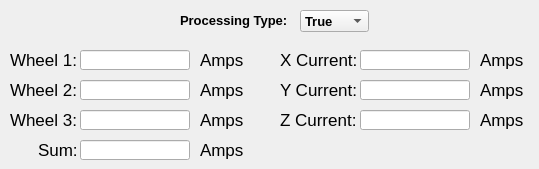
       <widget class="QWidget" name="tab_current">
        <attribute name="title">
         <string>Current</string>
        </attribute>
        <widget class="QComboBox" name="combobox_currentprocesstype">
         <property name="geometry">
          <rect>
           <x>300</x>
           <y>10</y>
           <width>69</width>
           <height>22</height>
          </rect>
         </property>
         <property name="font">
          <font>
           <pointsize>10</pointsize>
           <weight>75</weight>
           <bold>true</bold>
          </font>
         </property>
         <item>
          <property name="text">
           <string>True</string>
          </property>
         </item>
         <item>
          <property name="text">
           <string>Avg</string>
          </property>
         </item>
        </widget>
        <widget class="QLabel" name="NULL_label_17">
         <property name="geometry">
          <rect>
           <x>180</x>
           <y>10</y>
           <width>120</width>
           <height>20</height>
          </rect>
         </property>
         <property name="font">
          <font>
           <pointsize>10</pointsize>
           <weight>75</weight>
           <bold>true</bold>
          </font>
         </property>
         <property name="text">
          <string>Processing Type:</string>
         </property>
        </widget>
        <widget class="QLabel" name="NULL_label_38">
         <property name="geometry">
          <rect>
           <x>480</x>
           <y>110</y>
           <width>50</width>
           <height>20</height>
          </rect>
         </property>
         <property name="font">
          <font>
           <pointsize>13</pointsize>
           <weight>50</weight>
           <bold>false</bold>
          </font>
         </property>
         <property name="text">
          <string>Amps</string>
         </property>
        </widget>
        <widget class="QLabel" name="NULL_label_12">
         <property name="geometry">
          <rect>
           <x>280</x>
           <y>80</y>
           <width>80</width>
           <height>20</height>
          </rect>
         </property>
         <property name="font">
          <font>
           <pointsize>13</pointsize>
           <weight>50</weight>
           <bold>false</bold>
          </font>
         </property>
         <property name="text">
          <string>Y Current:</string>
         </property>
        </widget>
        <widget class="QLineEdit" name="lineedit_currentz">
         <property name="geometry">
          <rect>
           <x>360</x>
           <y>110</y>
           <width>110</width>
           <height>20</height>
          </rect>
         </property>
         <property name="font">
          <font>
           <family>OCR A Extended</family>
           <pointsize>10</pointsize>
           <weight>50</weight>
           <bold>false</bold>
          </font>
         </property>
         <property name="text">
          <string/>
         </property>
         <property name="readOnly">
          <bool>true</bool>
         </property>
        </widget>
        <widget class="QLabel" name="NULL_label_7">
         <property name="geometry">
          <rect>
           <x>280</x>
           <y>110</y>
           <width>80</width>
           <height>20</height>
          </rect>
         </property>
         <property name="font">
          <font>
           <family>MS Shell Dlg 2</family>
           <pointsize>13</pointsize>
           <weight>50</weight>
           <bold>false</bold>
          </font>
         </property>
         <property name="text">
          <string>Z Current:</string>
         </property>
        </widget>
        <widget class="QLineEdit" name="lineedit_currentx">
         <property name="geometry">
          <rect>
           <x>360</x>
           <y>50</y>
           <width>110</width>
           <height>20</height>
          </rect>
         </property>
         <property name="font">
          <font>
           <family>OCR A Extended</family>
           <pointsize>10</pointsize>
           <weight>50</weight>
           <bold>false</bold>
          </font>
         </property>
         <property name="text">
          <string/>
         </property>
         <property name="readOnly">
          <bool>true</bool>
         </property>
        </widget>
        <widget class="QLabel" name="NULL_label_15">
         <property name="geometry">
          <rect>
           <x>280</x>
           <y>50</y>
           <width>80</width>
           <height>20</height>
          </rect>
         </property>
         <property name="font">
          <font>
           <pointsize>13</pointsize>
           <weight>50</weight>
           <bold>false</bold>
          </font>
         </property>
         <property name="text">
          <string>X Current:</string>
         </property>
        </widget>
        <widget class="QLineEdit" name="lineedit_currenty">
         <property name="geometry">
          <rect>
           <x>360</x>
           <y>80</y>
           <width>110</width>
           <height>20</height>
          </rect>
         </property>
         <property name="font">
          <font>
           <family>OCR A Extended</family>
           <pointsize>10</pointsize>
           <weight>50</weight>
           <bold>false</bold>
          </font>
         </property>
         <property name="text">
          <string/>
         </property>
         <property name="readOnly">
          <bool>true</bool>
         </property>
        </widget>
        <widget class="QLabel" name="NULL_label_39">
         <property name="geometry">
          <rect>
           <x>480</x>
           <y>80</y>
           <width>50</width>
           <height>20</height>
          </rect>
         </property>
         <property name="font">
          <font>
           <pointsize>13</pointsize>
           <weight>50</weight>
           <bold>false</bold>
          </font>
         </property>
         <property name="text">
          <string>Amps</string>
         </property>
        </widget>
        <widget class="QLabel" name="NULL_label_40">
         <property name="geometry">
          <rect>
           <x>480</x>
           <y>50</y>
           <width>50</width>
           <height>20</height>
          </rect>
         </property>
         <property name="font">
          <font>
           <pointsize>13</pointsize>
           <weight>50</weight>
           <bold>false</bold>
          </font>
         </property>
         <property name="text">
          <string>Amps</string>
         </property>
        </widget>
        <widget class="QLabel" name="NULL_label_37">
         <property name="geometry">
          <rect>
           <x>200</x>
           <y>140</y>
           <width>50</width>
           <height>20</height>
          </rect>
         </property>
         <property name="font">
          <font>
           <pointsize>13</pointsize>
           <weight>50</weight>
           <bold>false</bold>
          </font>
         </property>
         <property name="text">
          <string>Amps</string>
         </property>
        </widget>
        <widget class="QLineEdit" name="lineedit_currentwheel1">
         <property name="geometry">
          <rect>
           <x>80</x>
           <y>80</y>
           <width>110</width>
           <height>20</height>
          </rect>
         </property>
         <property name="font">
          <font>
           <family>OCR A Extended</family>
           <pointsize>10</pointsize>
           <weight>50</weight>
           <bold>false</bold>
          </font>
         </property>
         <property name="text">
          <string/>
         </property>
         <property name="readOnly">
          <bool>true</bool>
         </property>
        </widget>
        <widget class="QLabel" name="NULL_label_35">
         <property name="geometry">
          <rect>
           <x>200</x>
           <y>80</y>
           <width>50</width>
           <height>20</height>
          </rect>
         </property>
         <property name="font">
          <font>
           <pointsize>13</pointsize>
           <weight>50</weight>
           <bold>false</bold>
          </font>
         </property>
         <property name="text">
          <string>Amps</string>
         </property>
        </widget>
        <widget class="QLabel" name="NULL_label_16">
         <property name="geometry">
          <rect>
           <x>38</x>
           <y>140</y>
           <width>40</width>
           <height>20</height>
          </rect>
         </property>
         <property name="font">
          <font>
           <family>MS Shell Dlg 2</family>
           <pointsize>13</pointsize>
           <weight>50</weight>
           <bold>false</bold>
          </font>
         </property>
         <property name="text">
          <string>Sum:</string>
         </property>
        </widget>
        <widget class="QLabel" name="NULL_label_14">
         <property name="geometry">
          <rect>
           <x>10</x>
           <y>110</y>
           <width>70</width>
           <height>20</height>
          </rect>
         </property>
         <property name="font">
          <font>
           <family>MS Shell Dlg 2</family>
           <pointsize>13</pointsize>
           <weight>50</weight>
           <bold>false</bold>
          </font>
         </property>
         <property name="text">
          <string>Wheel 3:</string>
         </property>
        </widget>
        <widget class="QLineEdit" name="lineedit_currentwheel0">
         <property name="geometry">
          <rect>
           <x>80</x>
           <y>50</y>
           <width>110</width>
           <height>20</height>
          </rect>
         </property>
         <property name="font">
          <font>
           <family>OCR A Extended</family>
           <pointsize>10</pointsize>
           <weight>50</weight>
           <bold>false</bold>
          </font>
         </property>
         <property name="text">
          <string/>
         </property>
         <property name="readOnly">
          <bool>true</bool>
         </property>
        </widget>
        <widget class="QLabel" name="NULL_label_11">
         <property name="geometry">
          <rect>
           <x>10</x>
           <y>50</y>
           <width>70</width>
           <height>20</height>
          </rect>
         </property>
         <property name="font">
          <font>
           <pointsize>13</pointsize>
           <weight>50</weight>
           <bold>false</bold>
          </font>
         </property>
         <property name="text">
          <string>Wheel 1:</string>
         </property>
        </widget>
        <widget class="QLineEdit" name="lineedit_currentwheel2">
         <property name="geometry">
          <rect>
           <x>80</x>
           <y>110</y>
           <width>110</width>
           <height>20</height>
          </rect>
         </property>
         <property name="font">
          <font>
           <family>OCR A Extended</family>
           <pointsize>10</pointsize>
           <weight>50</weight>
           <bold>false</bold>
          </font>
         </property>
         <property name="text">
          <string/>
         </property>
         <property name="readOnly">
          <bool>true</bool>
         </property>
        </widget>
        <widget class="QLineEdit" name="lineedit_currentsum">
         <property name="geometry">
          <rect>
           <x>80</x>
           <y>140</y>
           <width>110</width>
           <height>20</height>
          </rect>
         </property>
         <property name="font">
          <font>
           <family>OCR A Extended</family>
           <pointsize>10</pointsize>
           <weight>50</weight>
           <bold>false</bold>
          </font>
         </property>
         <property name="text">
          <string/>
         </property>
         <property name="readOnly">
          <bool>true</bool>
         </property>
        </widget>
        <widget class="QLabel" name="NULL_label_13">
         <property name="geometry">
          <rect>
           <x>10</x>
           <y>80</y>
           <width>70</width>
           <height>20</height>
          </rect>
         </property>
         <property name="font">
          <font>
           <pointsize>13</pointsize>
           <weight>50</weight>
           <bold>false</bold>
          </font>
         </property>
         <property name="text">
          <string>Wheel 2:</string>
         </property>
        </widget>
        <widget class="QLabel" name="NULL_label_34">
         <property name="geometry">
          <rect>
           <x>200</x>
           <y>50</y>
           <width>50</width>
           <height>20</height>
          </rect>
         </property>
         <property name="font">
          <font>
           <pointsize>13</pointsize>
           <weight>50</weight>
           <bold>false</bold>
          </font>
         </property>
         <property name="text">
          <string>Amps</string>
         </property>
        </widget>
        <widget class="QLabel" name="NULL_label_36">
         <property name="geometry">
          <rect>
           <x>200</x>
           <y>110</y>
           <width>50</width>
           <height>20</height>
          </rect>
         </property>
         <property name="font">
          <font>
           <pointsize>13</pointsize>
           <weight>50</weight>
           <bold>false</bold>
          </font>
         </property>
         <property name="text">
          <string>Amps</string>
         </property>
        </widget>
       </widget>
